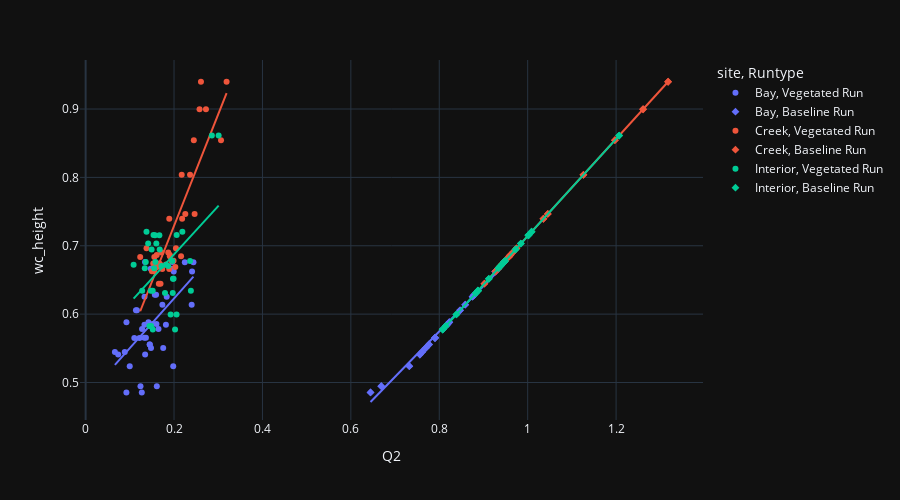

Write notebook code for a chart like this one.
### Markdown cell above
## EDA and Scatterplots

### Code cell
fig = px.scatter(dff, x='Q2', y='wc_height', color='site', symbol='Runtype', trendline='ols', template='plotly_dark')
fig.update_layout(
    height=500,
    autosize=True,)
fig.show()
